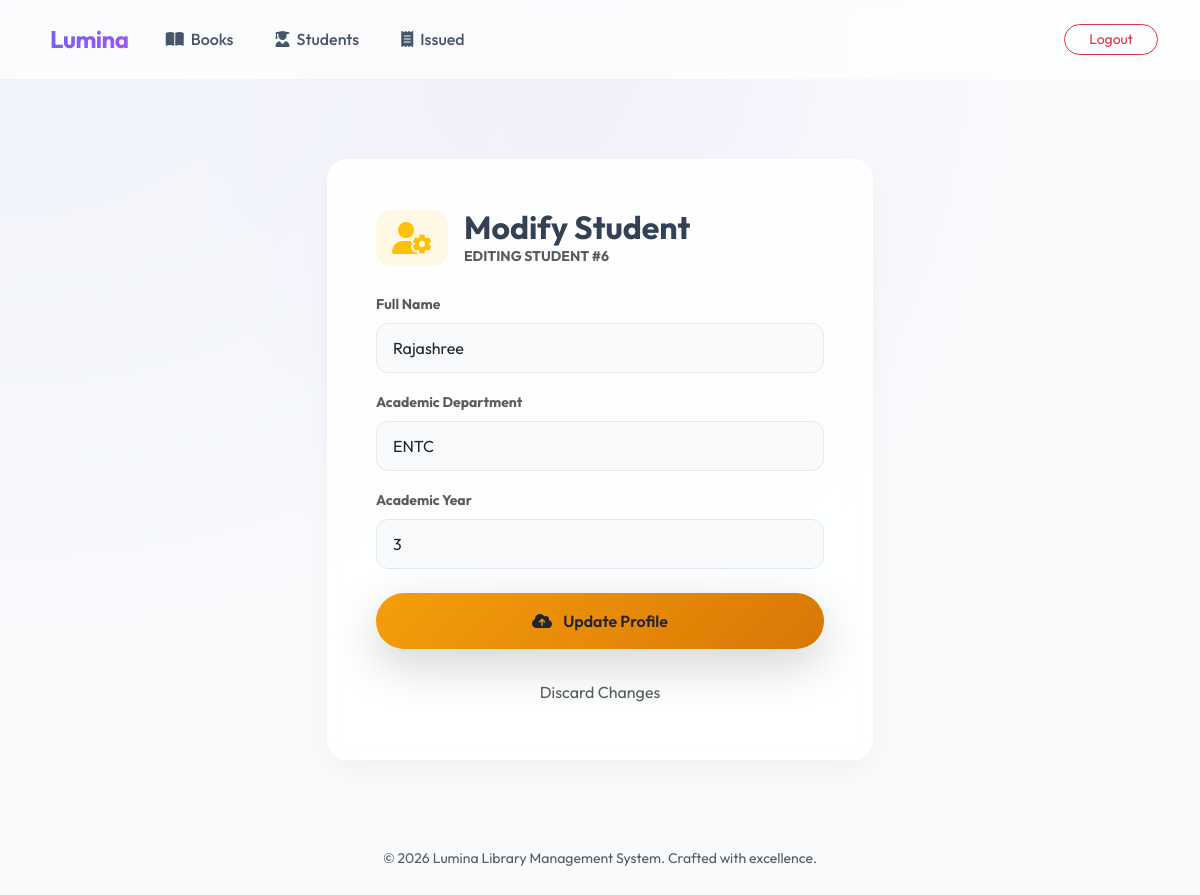
Before: /update_student/6 (signed in) with the older database file.
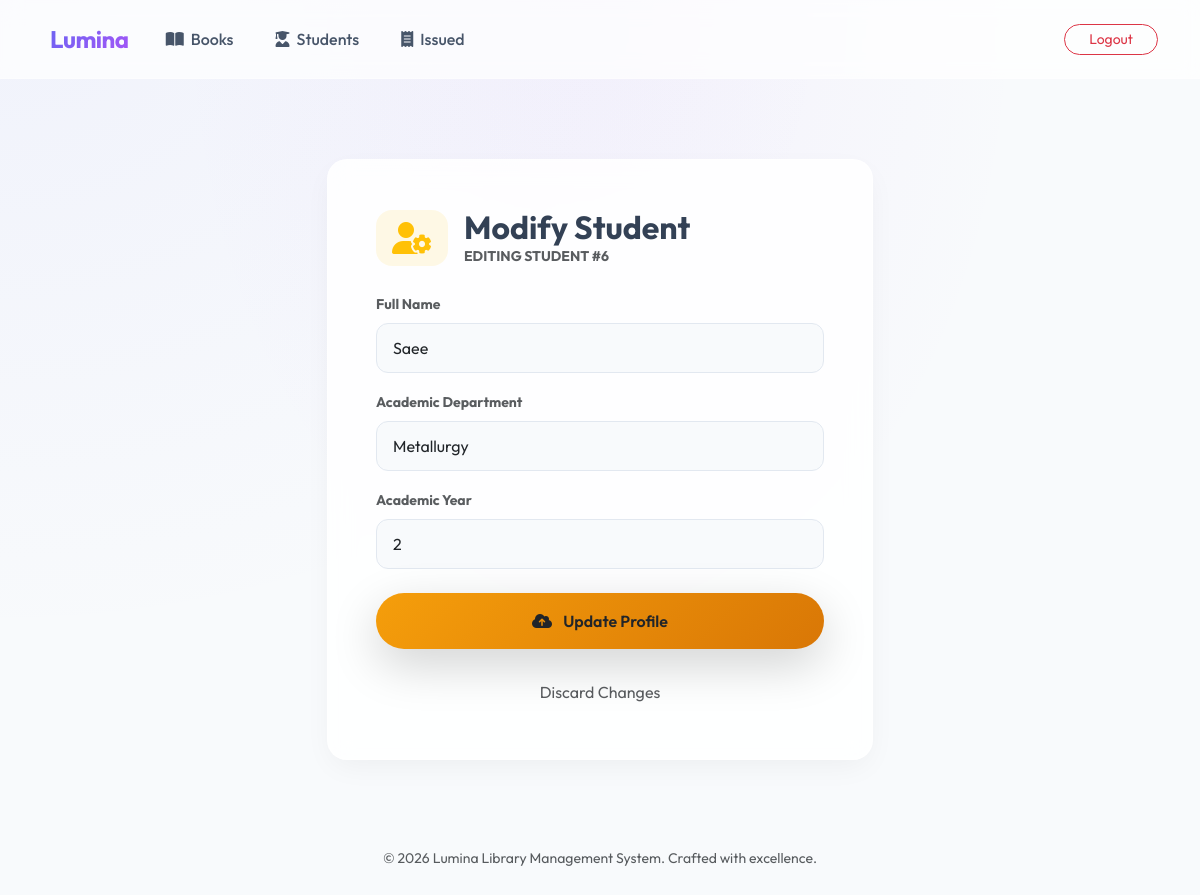
After: the same page with the newer database file.
### tables this page shows
CREATE TABLE students (
    studentid INTEGER PRIMARY KEY AUTOINCREMENT,
    name TEXT NOT NULL,
    department TEXT NOT NULL,
    year INTEGER NOT NULL
);

### app.py (the view)
@app.route("/update_student/<int:id>", methods=["GET","POST"])
def update_student(id):
    if not login_required():
        return redirect("/login")
    db = connect_db()
    student = db.execute("SELECT * FROM students WHERE studentid=?", (id,)).fetchone()
    if request.method=="POST":
        db.execute("UPDATE students SET name=?, department=?, year=? WHERE studentid=?", (request.form["name"], request.form["department"], request.form["year"], id))
        db.commit()
        db.close()
        return redirect("/view_students")
    db.close()
    return render_template("update_student.html", student=student)

### app.py (called while the page is built)
def connect_db():
    db_path = os.path.join(app.root_path, "library.db")
    conn = sqlite3.connect(db_path)
    conn.row_factory = sqlite3.Row
    return conn

def login_required():
    return "admin" in session

### templates/update_student.html (shortened to what this page needs)
{% extends "base.html" %}
{% block content %}
<div class="row justify-content-center mt-5">
    <div class="col-md-6" data-aos="fade-up">
        <div class="glass-card p-5">
            <div class="d-flex align-items-center mb-4">
                <div class="bg-warning bg-opacity-10 p-3 rounded-4 me-3 text-warning">
                    <i class="fa-solid fa-user-gear fa-2xl"></i>
                </div>
                <div>
                    <h2 class="fw-bold mb-0">Modify Student</h2>
                    <p class="text-muted mb-0 small text-uppercase fw-bold ls-1 text-warning">Editing Student #{{
                        student.studentid }}</p>
                </div>
            </div>
            <form method="post">
                <div class="mb-3">
                    <label class="form-label small fw-bold text-muted">Full Name</label>
                    <input name="name" value="{{ student.name }}" class="form-control" required>
                </div>
                <div class="mb-3">
                    <label class="form-label small fw-bold text-muted">Academic Department</label>
                    <input name="department" value="{{ student.department }}" class="form-control" required>
                </div>
                <div class="mb-4">
                    <label class="form-label small fw-bold text-muted">Academic Year</label>
                    <input name="year" type="number" value="{{ student.year }}" class="form-control" required>
                </div>
                <button class="btn btn-premium w-100 py-3 rounded-pill shadow-lg bg-warning border-0 text-dark"
                    style="background: linear-gradient(135deg, #f59e0b 0%, #d97706 100%);"><i
                        class="fa-solid fa-cloud-arrow-up me-2"></i> Update Profile</button>
            </form>
            <div class="mt-4 text-center">
                <a href="/view_students" class="btn btn-link text-muted text-decoration-none small">Discard Changes</a>
            </div>
        </div>
    </div>
</div>
{% endblock %}

Changed rows visible on the page:
changed students id 6: name "Rajashree" → "Saee"; department "ENTC" → "Metallurgy"; year "3" → "2"
